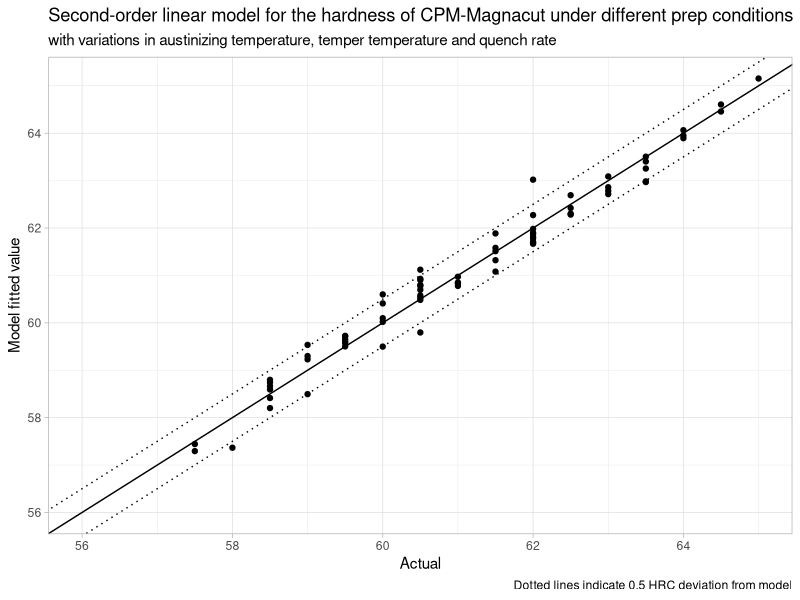
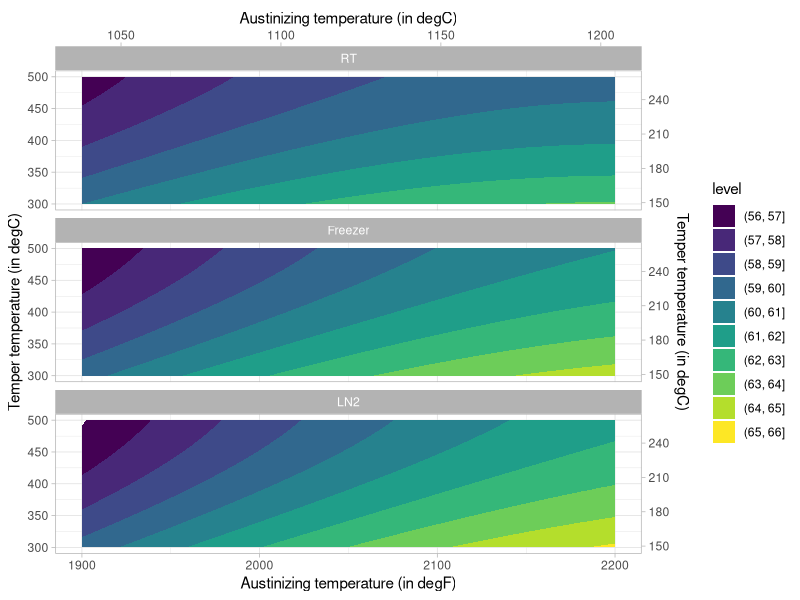
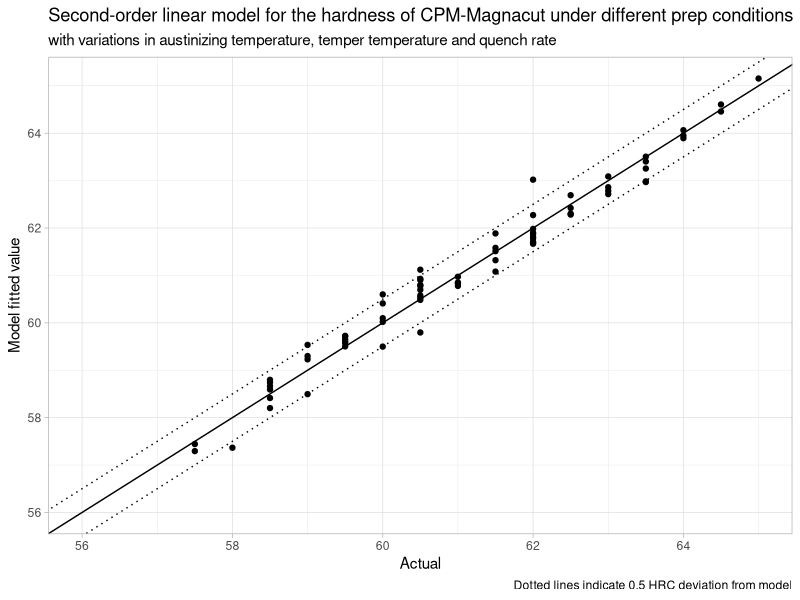
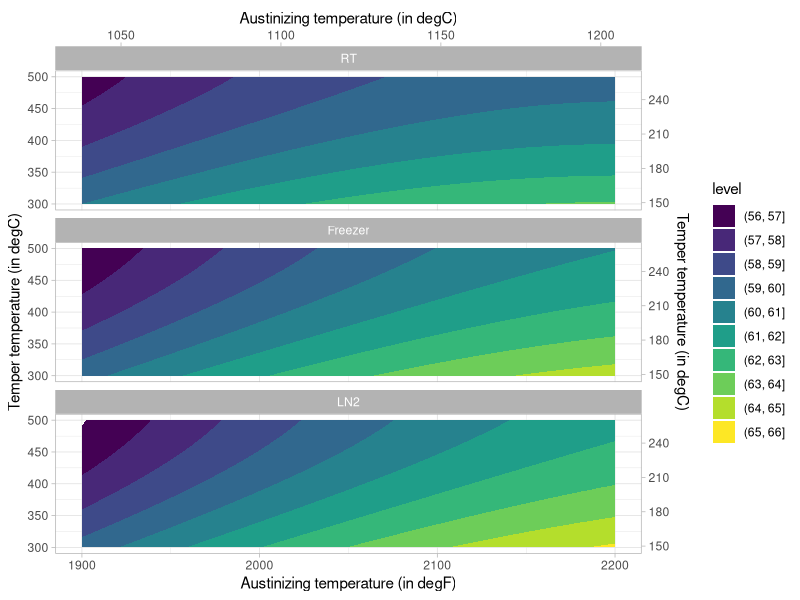

Generate these figures, in order, with R:
library(tidyverse)
library(broom)
theme_set(theme_light())

hardness <-
    read_csv("hardness.csv") %>% filter(temper < 1000)

hardnessmodel <-
    lm(hardness ~ aust + I(aust^2) + temper + I(temper^2) + quench + quench:aust, # nolint
        data = hardness
    )

hardnessmodel %>%
    augment(interval = "confidence") %>%
    ggplot() +
    aes(hardness, .fitted) +
    geom_point() +
    geom_abline() +
    geom_abline(slope = 1, intercept = .5, lty = 3) +
    geom_abline(slope = 1, intercept = -.5, lty = 3) +
    scale_x_continuous(breaks = seq(56, 66, 2), limits = c(56, NA)) +
    scale_y_continuous(breaks = seq(56, 66, 2), limits = c(56, NA)) +
    labs(
        x = "Actual",
        y = "Model fitted value",
        title = "Second-order linear model for the hardness of CPM-Magnacut under different prep conditions", # nolint
        subtitles = "with variations in austinizing temperature, temper temperature and quench rate", # nolint
        caption = "Dotted lines indicate 0.5 HRC deviation from model"
    )

ggsave("hardness-prediction.png", width = 10, height = 8)

hardnessmodel %>%
    tidy() %>%
    select(-statistic) %>%
    mutate(across(estimate:std.error, ~ scales::number(.x, accuracy = .0001)),
        p.value = scales::pvalue(p.value)
    ) %>%
    knitr::kable()

hardnessmodel %>%
    broom::glance() %>%
    select(ends_with("r.squared"), p.value) %>%
    mutate(across(!p.value, ~ scales::number(.x, accuracy = .0001)),
        p.value = scales::pvalue(p.value)
    ) %>%
    knitr::kable()

hardnessmodel %>%
    broom::augment(newdata = crossing(
        aust = seq(1900, 2200, 10),
        temper = seq(300, 500, 10),
        quench = c("RT", "LN2", "Freezer")
    )) %>%
    mutate(quench = factor(quench,
        levels = c("RT", "Freezer", "LN2")
    )) %>%
    ggplot() +
    aes(x = aust, y = temper, z = .fitted, color = .fitted) +
    geom_contour_filled(breaks = seq(56, 66, 1)) +
    facet_wrap(~quench, ncol = 1) +
    labs(
        x = "Austinizing temperature (in degF)",
        y = "Temper temperature (in degC)",
        z = "Hardness range"
    ) +
    scale_x_continuous(sec.axis = sec_axis(~ 5 / 9 * (. - 32),
        name = "Austinizing temperature (in degC)"
    )) +
    scale_y_continuous(sec.axis = sec_axis(~ 5 / 9 * (. - 32),
        name = "Temper temperature (in degC)"
    ))

ggsave("hardness-contour.png", width = 6, height = 18)